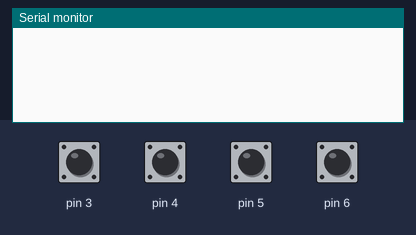
The sketch below on a simulated Arduino Uno, built with avr-gcc and run on an emulated ATmega328P. On the bench: the last lines printed to the serial monitor. Inputs (shaded band) come from the test bench; at power-on: pin 3–6 HIGH.

Above: at 1.7 s.
1.8 s: pin 3 pulled LOW for 0.5 s
At 3.2 s:
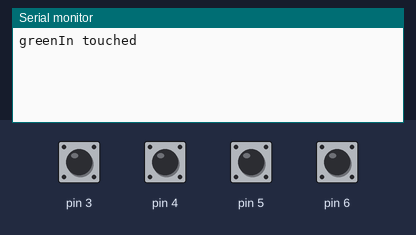
3.9 s: pin 4 pulled LOW for 0.5 s
At 5.1 s:
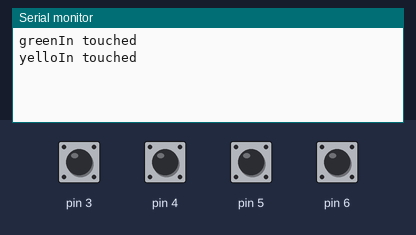
5.9 s: pin 5 pulled LOW for 0.5 s
At 7.4 s:
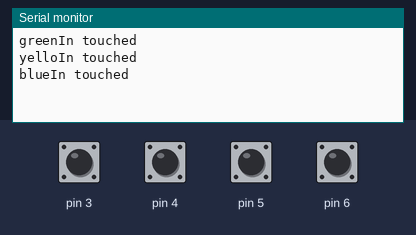
7.9 s: pin 6 pulled LOW for 0.5 s
At 9.2 s:
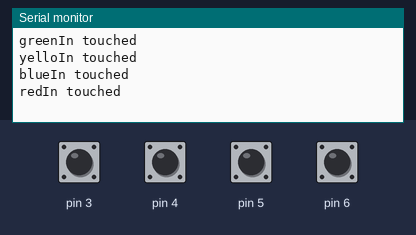

Measured:
- after the input at 1.8 s, the serial monitor: prints a new line after 0.65 s (image 1)
- after the input at 3.9 s, the serial monitor: prints a new line after 0.59 s (image 2)
- after the input at 5.9 s, the serial monitor: prints a new line after 0.22 s (image 3)
- after the input at 7.9 s, the serial monitor: prints a new line after 0.26 s (image 4)

The sketch:

analog_test_1.ino
```cpp
#include <CapacitiveSensor.h>

CapacitiveSensor   cs_12_3 = CapacitiveSensor(12,3);
CapacitiveSensor   cs_12_4 = CapacitiveSensor(12,4);
CapacitiveSensor   cs_12_5 = CapacitiveSensor(12,5);
CapacitiveSensor   cs_12_6 = CapacitiveSensor(12,6);

void setup() {
  // put your setup code here, to run once:
  cs_12_3.set_CS_AutocaL_Millis(0xFFFFFFFF);
  cs_12_4.set_CS_AutocaL_Millis(0xFFFFFFFF);
  cs_12_5.set_CS_AutocaL_Millis(0xFFFFFFFF);
  cs_12_6.set_CS_AutocaL_Millis(0xFFFFFFFF);
  Serial.begin(9600);
}

void loop() {
  long touch1 =  cs_12_3.capacitiveSensor(1000);
  long touch2 =  cs_12_4.capacitiveSensor(1000);
  long touch3 =  cs_12_5.capacitiveSensor(1000);
  long touch4 =  cs_12_6.capacitiveSensor(1000);

  if (touch1>1000){
      Serial.println("greenIn touched");
    }

  if (touch2 > 1000){
      Serial.println("yelloIn touched");
    }

  if (touch3 > 1000){
      Serial.println("blueIn touched");
    }
  if (touch4 > 1000){
      Serial.println("redIn touched");
  }

  if (touch1<=1000  &  touch2<=1000  &  touch3<=1000 & touch4<=1000){
    delay(10);
  }
}
```
